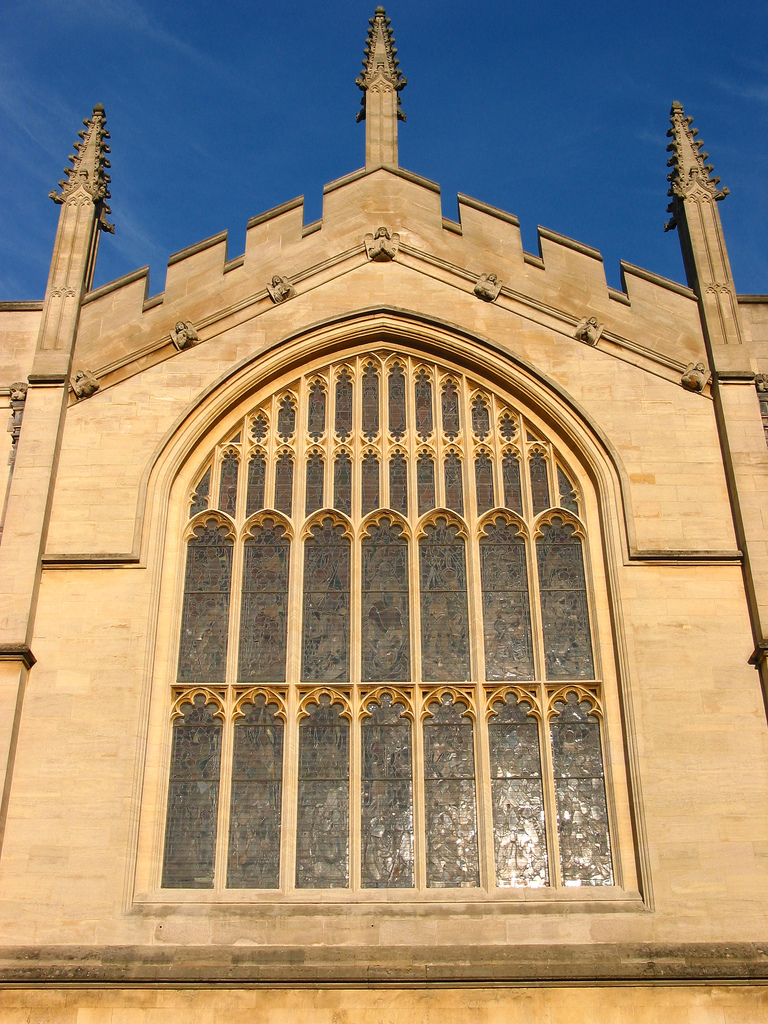
#> input picture images/all_souls_000003.jpg, 768 x 1024 px
$ python ex04.py
#> lines starting #> are read from the running program, lines starting #| are printed output that depends on the picture
import cv2
import numpy as np

def Translacao(img, dx, dy):
    imgTrans = np.ones((img.shape[0],img.shape[1],1),np.uint8)*255
    for i in range(img.shape[0]):
        for j in range(img.shape[1]):
            f = round(i - dy)
            g = round(j - dx)
            if f >= img.shape[0] or f <= 0 or g >= img.shape[1] or g <= 0:
                # imgTrans[round(i - dx), round(j - dy)] = 0
                imgTrans[i, j] = 0
            else:
                # imgTrans[round(i - dx), round(j - dy)] = img[i, j]
                imgTrans[i, j] = img[f, g]
    return imgTrans

def Rotacao(img, angulo):
    imgRot = np.ones((img.shape[0],img.shape[1],1),np.uint8)*255
    for i in range(img.shape[0]):
        for j in range(img.shape[1]):
            f = round(i*np.cos(angulo) - j*np.sin(angulo))
            g = round(i*np.sin(angulo) + j*np.cos(angulo))
            # print(f, g)
            if f >= img.shape[0] or f <= 0 or g >= img.shape[1] or g <= 0:
                imgRot[i, j] = 0
            else:
                imgRot[i, j] = img[f, g]
    return imgRot

def Escala(img, sx, sy):
    imgEsc = np.ones((img.shape[0],img.shape[1],1),np.uint8)*255
    for i in range(img.shape[0]):
        for j in range(img.shape[1]):
            f = round(i/sy)
            g = round(j/sx)
            # print(f, g)
            if f >= img.shape[0] or f <= 0 or g >= img.shape[1] or g <= 0:
                imgEsc[i, j] = 0
            else:
                imgEsc[i, j] = img[f, g]
    return imgEsc

def Cisalha(img, cv, ch):
    imgCis = np.ones((img.shape[0],img.shape[1],1),np.uint8)*255
    for i in range(img.shape[0]):
        for j in range(img.shape[1]):
            f = round(i - j*cv)
            g = round(j - i*ch)
            # print(f, g)
            if f >= img.shape[0] or f <= 0 or g >= img.shape[1] or g <= 0:
                imgCis[i, j] = 0
            else:
                imgCis[i, j] = img[f, g]
    return imgCis

#abrindo imagem
img = cv2.imread("images//all_souls_000003.jpg", cv2.IMREAD_GRAYSCALE)
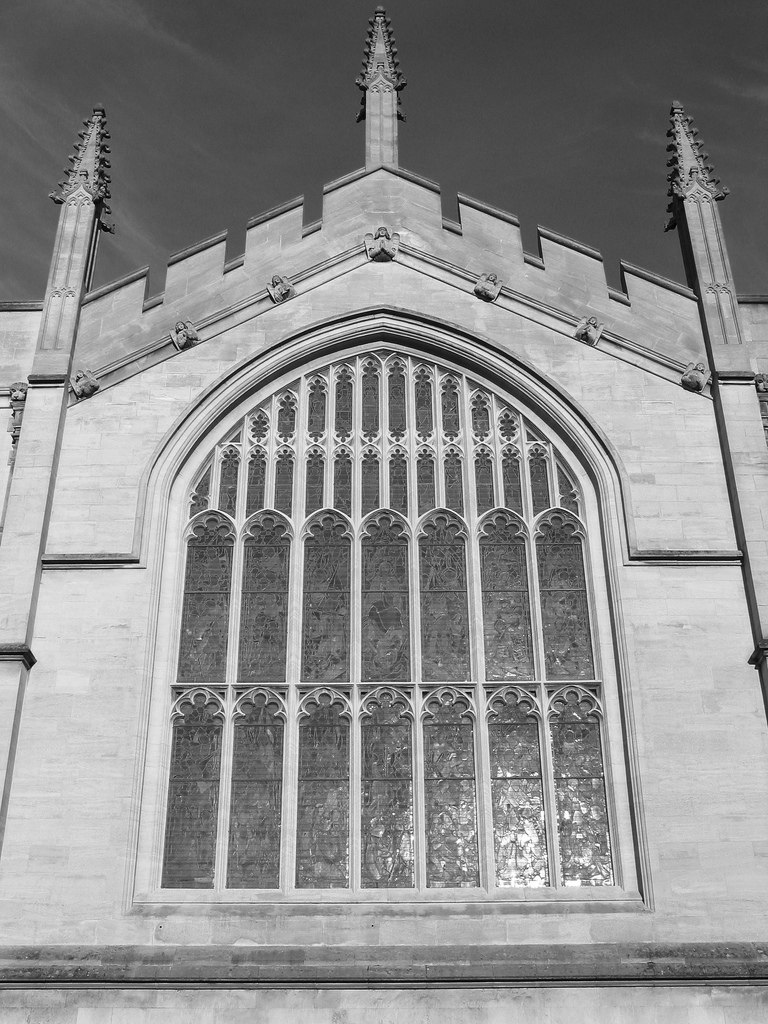
#> img: shape (1024, 768); min 0, max 255, mean 141
cv2.imshow("Imagem Original", img)
imgTrans = Translacao(img, 100.3, 150.8)
#> after the loop in Translacao, `for i in range(img.shape[0]):`:
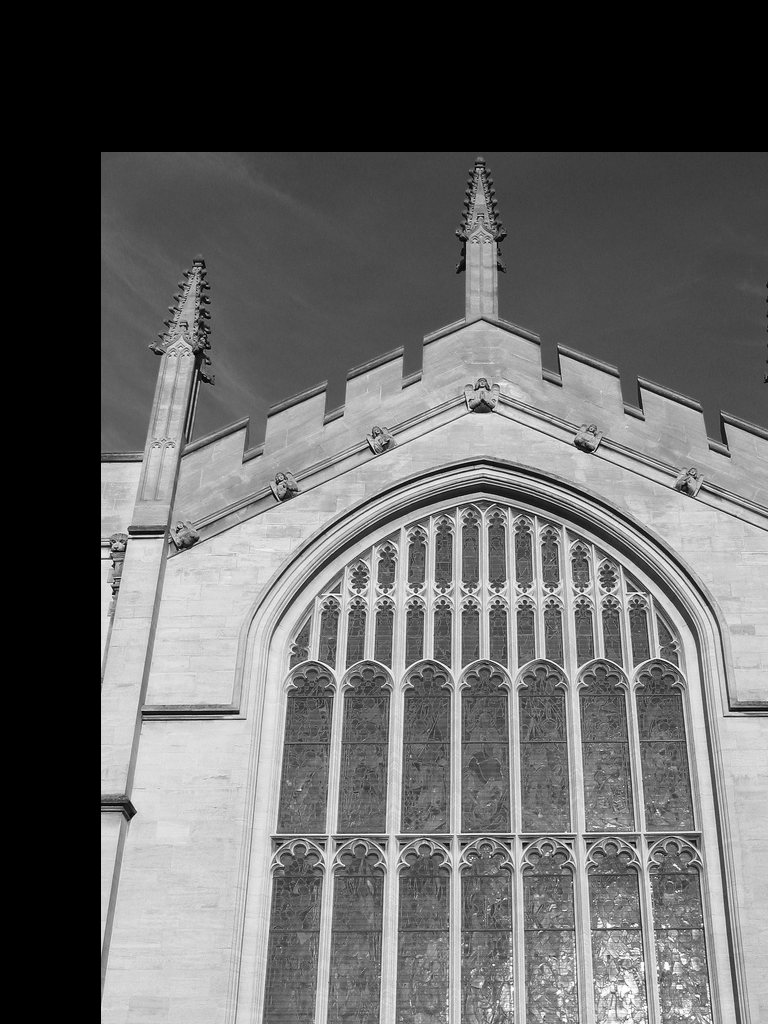
#> imgTrans: shape (1024, 768, 1); min 0, max 255, mean 100.5
imgRot = Rotacao(img, np.pi/4.)
#> after the loop in Rotacao, `for i in range(img.shape[0]):`:
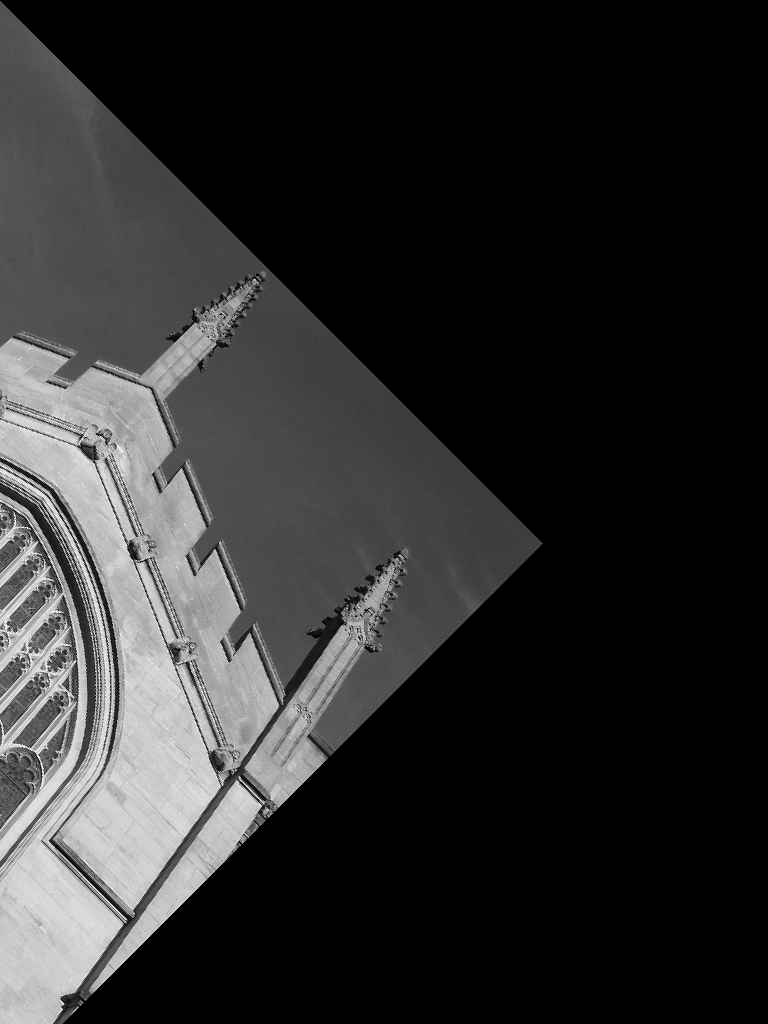
#> imgRot: shape (1024, 768, 1); min 0, max 252, mean 44.5
imgEsc = Escala(img, 0.75, 1.25)
#> after the loop in Escala, `for i in range(img.shape[0]):`:
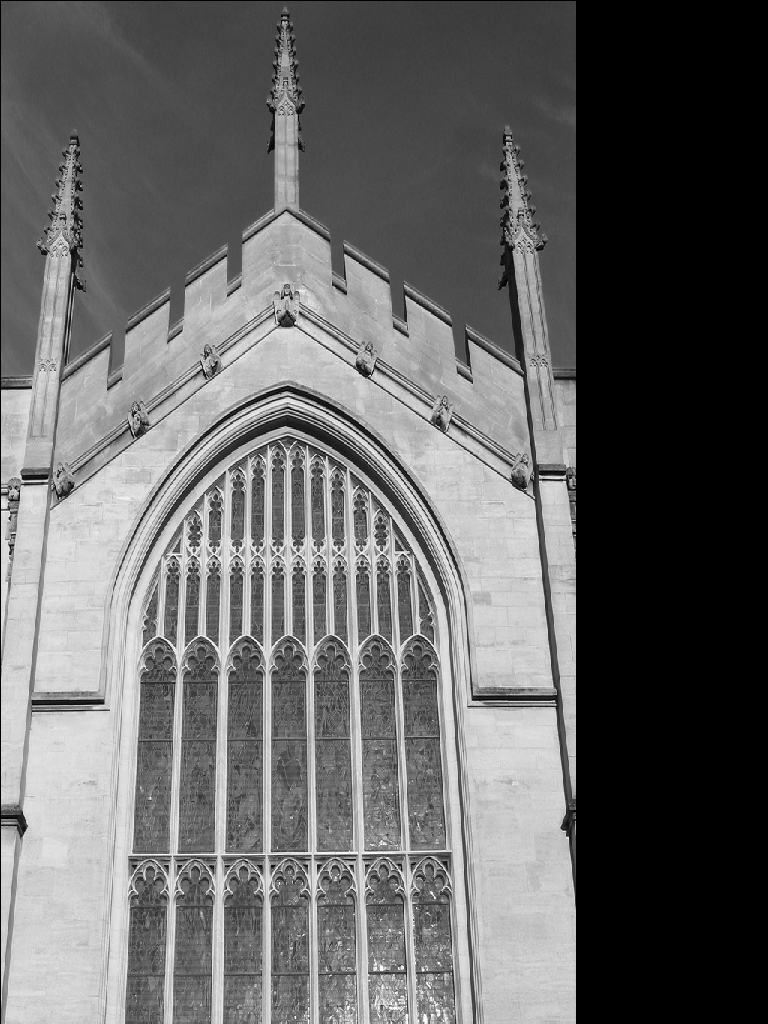
#> imgEsc: shape (1024, 768, 1); min 0, max 255, mean 101.4
# imgCis = Cisalha(img, 0.25, 0.1)
imgCis = Cisalha(img, 0, 0.25)
#> after the loop in Cisalha, `for i in range(img.shape[0]):`:
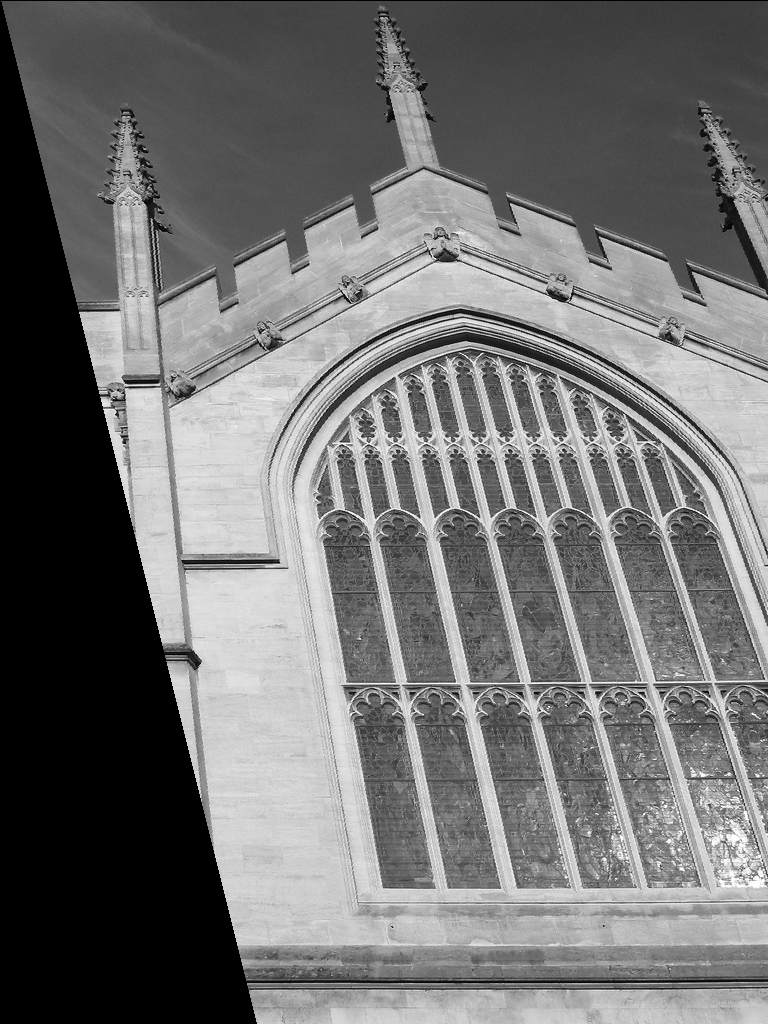
#> imgCis: shape (1024, 768, 1); min 0, max 255, mean 112.9

cv2.imshow("Resultado Translacao", imgTrans)
cv2.imshow("Resultado Rotacao", imgRot)
cv2.imshow("Resultado Escala", imgEsc)
cv2.imshow("Resultado Cisalhamento", imgCis)

cv2.imwrite("results//ex04Translacao.jpg", imgTrans)
cv2.imwrite("results//ex04Rotacao.jpg", imgRot)
cv2.imwrite("results//ex04Escala.jpg", imgEsc)
cv2.imwrite("results//ex04Cisalhamento.jpg", imgCis)

cv2.waitKey()
